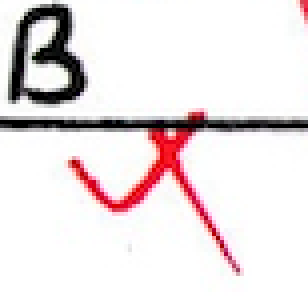
#> input picture dataset/test/1/1_0.jpg, 77 x 77 px (shown 4 times larger)
$ python -i prehandle.py   (imports and definitions only)
#> lines starting #> are read from the running program, lines starting #| are printed output that depends on the picture; after the words box and inside, x2 and y2 are one past the last pixel; in counts of white or black regions, pixels touching at a corner belong together
### tools.py
# 输出一个文件夹下面的所有子文件
import os
import cv2
import matplotlib.pyplot as plt
import numpy as np
import paddle
import paddle.nn.functional as F

class LeNet(paddle.nn.Layer):
    # [44 lines left out: functions __init__, forward, print_directory_contents, readTxt, not called in this run]

def saveRed(image):
    """
    只保留红色
    :param image:
    :return:
    """

    # 在彩色图像的情况下，解码图像将以b g r顺序存储通道。
    grid_RGB = cv2.cvtColor(image, cv2.COLOR_BGR2RGB)

    # 从RGB色彩空间转换到HSV色彩空间
    grid_HSV = cv2.cvtColor(grid_RGB, cv2.COLOR_RGB2HSV)

    lower1 = np.array([0, 30, 70])
    upper1 = np.array([7, 255, 255])
    mask1 = cv2.inRange(grid_HSV, lower1, upper1)  # mask1 为二值图像
    # res1 = cv2.bitwise_and(grid_RGB, grid_RGB, mask=mask1)

    # H、S、V范围二：
    lower2 = np.array([150, 30, 70])
    upper2 = np.array([180, 255, 255])
    mask2 = cv2.inRange(grid_HSV, lower2, upper2)
    # res2 = cv2.bitwise_and(grid_RGB, grid_RGB, mask=mask2)

    # 将两个二值图像结果 相加
    mask3 = mask1 + mask2

    # 去除左右两边各1个像素的红色，因为开运算无法处理边缘噪声
    image_h, image_w = mask3.shape
    mask3[0:image_h, 0:1] = 0
    mask3[0:image_h, image_w - 1:image_w] = 0

    # 获取卷积核，这里使用矩阵的方式
    kernel = cv2.getStructuringElement(shape=cv2.MORPH_RECT, ksize=(3, 3))
    # 进行开运算,对于横着的红色噪声，1-2行，可通过卷积核（1,3）去除掉，且对老师手动坚画的红线影响较小
    mask3 = cv2.morphologyEx(src=mask3, op=cv2.MORPH_OPEN, kernel=kernel, iterations=1)

    return mask3


# [7 lines of commented-out code are left out]

### prehandle.py
from tools import saveRed
import cv2
import numpy as np
import tools

# 把图片中红色的“对号”和“错号”保存成一张一张的小图片
def getRedRightWrong(imagePath, index = 0):
#> called with imagePath = 'dataset/test/1/1_0.jpg', index = 0
    localimage_orign = cv2.imread(imagePath)
#> localimage_orign is the input picture: shape (77, 77, 3); mean B, G, R 227.9, 226.8, 235
    localimage_gray = cv2.cvtColor(localimage_orign, cv2.COLOR_BGR2GRAY)
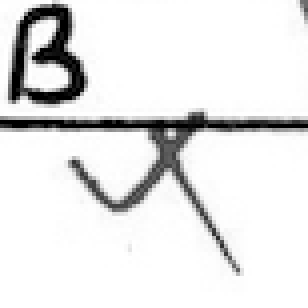
#> localimage_gray: shape (77, 77) (shown 4 times larger); min 0, max 255, mean 229.4
    localimage_savered = saveRed(localimage_orign)
#> in saveRed, `grid_HSV = cv2.cvtColor(grid_RGB, cv2.COLOR_RGB2HSV)`: grid_HSV: shape (77, 77, 3); mean H, S, V 39.8, 12.4, 235.6
#> in saveRed, `mask1 = cv2.inRange(grid_HSV, lower1, upper1)`:
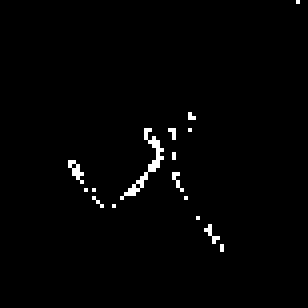
#> mask1: shape (77, 77) (shown 4 times larger); 1.4% white in thin lines or dots, all inside (x1, y1, x2, y2) = (17, 0, 75, 63)
#> in saveRed, `mask2 = cv2.inRange(grid_HSV, lower2, upper2)`:
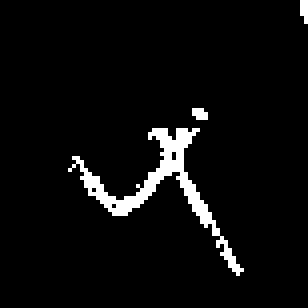
#> mask2: shape (77, 77) (shown 4 times larger); 4.5% white in thin lines or dots, all inside (x1, y1, x2, y2) = (17, 0, 77, 69)
#> in saveRed, `mask3 = mask1 + mask2`:
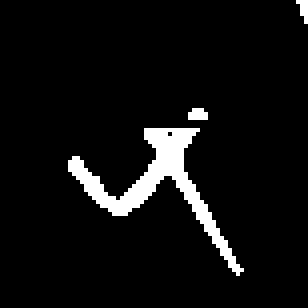
#> mask3: shape (77, 77) (shown 4 times larger); 5.9% white; 3 white regions (2 under 20 px), largest, box (x1, y1, x2, y2) and area: (17, 32, 61, 69) 326
#> in saveRed, `mask3 = cv2.morphologyEx(src=mask3, op=cv2.MORPH_OPEN, kernel=kernel, ..`:
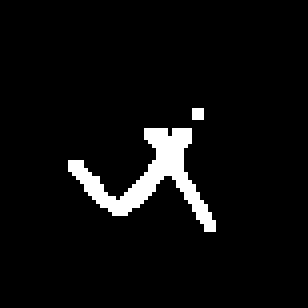
#> mask3: shape (77, 77) (shown 4 times larger); 5% white; 2 white regions (1 under 20 px), largest, box (x1, y1, x2, y2) and area: (17, 32, 54, 58) 288

    kernel = np.ones((3,3),np.uint8)
    localimage = cv2.erode(localimage_savered,kernel,iterations = 1)
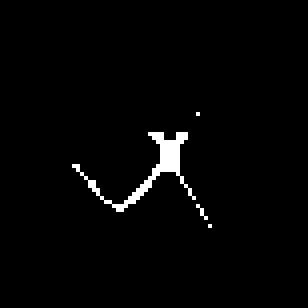
#> localimage: shape (77, 77) (shown 4 times larger); 1.9% white; 4 white regions (3 under 20 px), largest, box (x1, y1, x2, y2) and area: (18, 33, 49, 53) 107

    # 膨胀
    kernel = np.ones((25,25),np.uint8)
    localimage = cv2.dilate(localimage,kernel,iterations = 1)
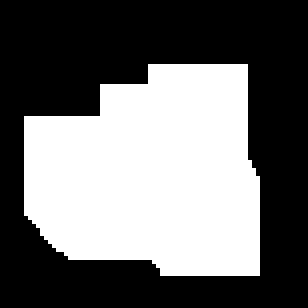
#> localimage: shape (77, 77) (shown 4 times larger); 43% white; 1 white region

    # kernel = np.ones((10,10),np.uint8)
    # localimage = cv2.erode(localimage,kernel,iterations = 1)
    # cellImage = cv2.morphologyEx(localimage, cv2.MORPH_, kernel)
    cv2.imwrite('out.jpg', localimage)

    contours, hierarchy = cv2.findContours(localimage, cv2.RETR_EXTERNAL, cv2.CHAIN_APPROX_NONE)
#> contours = 1 contour; box (x1, y1, x2, y2) and area: (6, 16, 65, 69) 2446
    # [10 lines of commented-out code are left out]

    for cnt in contours:
        (x, y, w, h) = cv2.boundingRect(cnt)
        # area_nocontours = cv2.contourArea(cnt)
        # area = imageHelper.realContourArea(image_erode, cnt)
        area = w * h
        if area > 200 and (w > 80 or h > 80):
        # rect = cv2.minAreaRect(cnt)
            # 创建一个全黑的掩膜
            mask = np.zeros_like(localimage_gray)

            # 使用白色填充轮廓，生成掩膜
            cv2.drawContours(mask, [cnt], -1, (255,255,255), thickness=cv2.FILLED)
            # 只截取cnt的图片
            image_cnt = localimage_savered[y:y + h, x:x + w]
            image_cnt_mask = mask[y:y + h, x:x + w]


            # 使用掩膜扣出轮廓内的图像
            result = cv2.bitwise_and(image_cnt, image_cnt_mask)
            # 填充result的边框让长和宽一样，填充黑色
            # 计算需要添加的边框的大小
            if h > w:
                top = bottom = 0
                left = right = (h - w) // 2
            else:
                top = bottom = (w - h) // 2
                left = right = 0

            # 添加边框
            result = cv2.copyMakeBorder(result, top, bottom, left, right, cv2.BORDER_CONSTANT, value=[0, 0, 0])

            imageName = 'result/_' + str(index) + '.jpg'
            cv2.imwrite(imageName, result)
            index += 1
#> this loop made 1 pass
#> (x, y, w, h, area) on pass 1: (6, 16, 59, 53, 3127)
#> after the loop, index = 0


# getRedRightWrong("6.jpg", 34)
# 生成训练数据txt文件
# [1 line not run here, left out]

>>> result = getRedRightWrong('dataset/test/1/1_0.jpg')

$ run again, on dataset/test/1/1_6.jpg
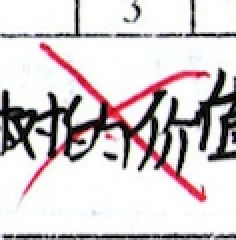
#> input picture dataset/test/1/1_6.jpg, 118 x 120 px (shown 2 times larger)
#> in getRedRightWrong, localimage_orign is the input picture: shape (120, 118, 3); mean B, G, R 207.6, 205.7, 212.9
#> grid_HSV: shape (120, 118, 3); mean H, S, V 71.6, 18.7, 214.8
#> mask1: shape (120, 118); 0.6% white in thin lines or dots, all inside (x1, y1, x2, y2) = (15, 22, 106, 98)
#> mask2: shape (120, 118); 6.4% white; 11 white regions (4 under 20 px), largest, box (x1, y1, x2, y2) and area: (19, 21, 105, 65) 532, (79, 81, 104, 102) 144, (11, 78, 26, 99) 80
#> contours = 1 contour; box (x1, y1, x2, y2) and area: (1, 10, 116, 112) 7438
#> the loop in getRedRightWrong, `for cnt in contours:` made 1 pass
#> (x, y, w, h, area, top, bottom, left) on pass 1: (1, 10, 115, 102, 11730, 6, 6, 0)
#> pass 1, in getRedRightWrong, `result = cv2.copyMakeBorder(result, top, bottom, left, right, cv2.BORD..`:
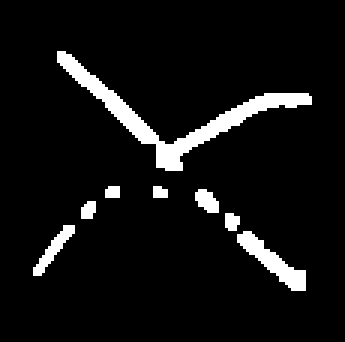
#> result: shape (114, 115) (shown 3 times larger); 6.9% white; 8 white regions (2 under 20 px), largest, box (x1, y1, x2, y2) and area: (19, 17, 104, 57) 539, (79, 77, 102, 97) 156, (11, 75, 25, 92) 74, (65, 63, 73, 71) 45, (27, 67, 32, 73) 25, (75, 71, 80, 77) 25
#> after the loop in getRedRightWrong, `for cnt in contours:`: index = 1
